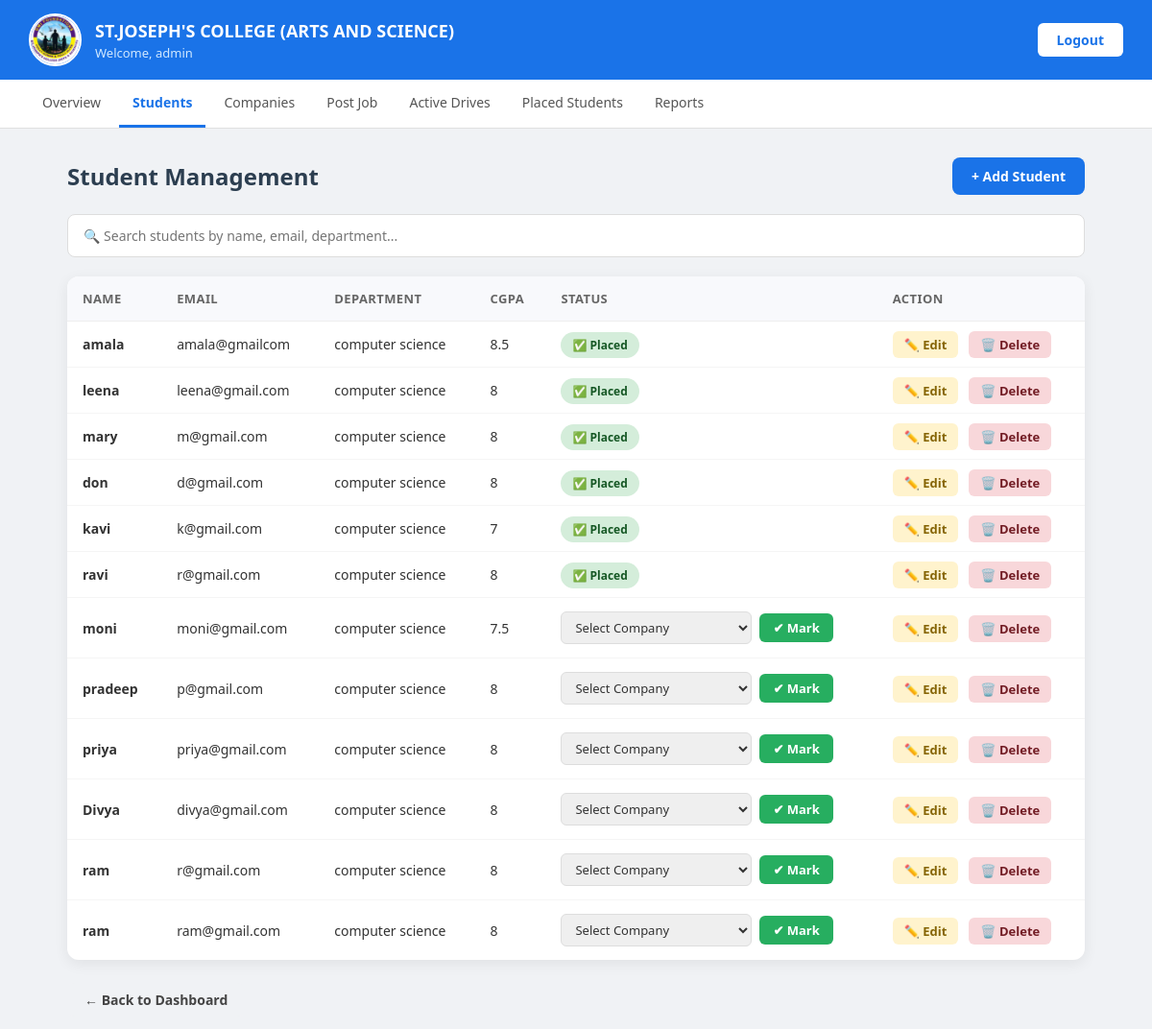
The app's page /placement/view_student.php (signed in) with its own data.
### tables this page shows
CREATE TABLE `students` (
  `id` int(11) NOT NULL,
  `name` varchar(100) DEFAULT NULL,
  `email` varchar(100) DEFAULT NULL,
  `department` varchar(50) DEFAULT NULL,
  `cgpa` float DEFAULT NULL,
  `password` varchar(100) DEFAULT NULL,
  `status` varchar(20) NOT NULL DEFAULT 'Not Placed',
  `roll_no` varchar(50) DEFAULT NULL,
  `phone` varchar(15) DEFAULT NULL,
  `year` varchar(20) DEFAULT NULL,
  `skills` text DEFAULT NULL,
  `company` varchar(255) DEFAULT '',
  `placed_date` date DEFAULT NULL
);

### placement/view_student.php (the view, shortened to what this page needs)
<?php
include("database.php");
$result = mysqli_query($conn, "SELECT * FROM students");
?>
<!DOCTYPE html>
<html>
<head>
<link rel="stylesheet" href="https://cdnjs.cloudflare.com/ajax/libs/font-awesome/6.5.0/css/all.min.css">
</head>
<body>
<div class="topbar">
    <div class="left">
        <img src="logo.png" class="logo">
        <div>
            <h2>ST.JOSEPH'S COLLEGE (ARTS AND SCIENCE)</h2>
            <p>Welcome, <?php echo $_SESSION['admin']; ?></p>
        </div>
    </div>
    <a href="logout.php" class="logout">Logout</a>
</div>
<div class="menu">
    <a href="admin_dashboard.php">Overview</a>
    <a href="view_student.php" class="active">Students</a>
    <a href="view_company.php">Companies</a>
    <a href="jobs.php">Post Job</a>
    <a href="active_drives.php">Active Drives</a>
    <a href="placed_students.php">Placed Students</a>
    <a href="report.php">Reports</a>
</div>
<div class="container">
    <div class="top-bar">
        <h2>Student Management</h2>
        <a href="add_student.php" class="add-btn">+ Add Student</a>
    </div>
    <input type="text" id="searchInput" class="search-box"
           placeholder="🔍 Search students by name, email, department..."
           onkeyup="searchStudents()">
    <div class="table-wrap">
        <table id="studentTable">
            <thead>
                <tr>
                    <th>Name</th>
                    <th>Email</th>
                    <th>Department</th>
                    <th>CGPA</th>
                    <th>Status</th>
                    <th>Action</th>
                </tr>
            </thead>
            <tbody>
            <?php if(mysqli_num_rows($result) > 0){ ?>
                <?php while($row = mysqli_fetch_assoc($result)) { ?>
                <tr>
                    <td><strong><?php echo $row['name']; ?></strong></td>
                    <td><?php echo $row['email']; ?></td>
                    <td><?php echo $row['department']; ?></td>
                    <td><?php echo $row['cgpa']; ?></td>
                    <td>
                        <?php if($row['status'] != 'Placed'){ ?>
                        <form method="POST" action="marked_placed.php" class="place-form">
                            <select name="company" class="company-select" required>
                                <option value="">Select Company</option>
                            </select>
                            <button type="submit" class="mark-btn">✔ Mark</button>
                        </form>
                        <?php } else { ?>
                            <span class="badge-placed">✅ Placed</span>
                        <?php } ?>
                    </td>
                    <td class="action-links">
                        <a href="edit_student.php?id=<?php echo $row['id']; ?>"
                           class="edit-link">✏️ Edit</a>
                        <a href="delete_student.php?id=<?php echo $row['id']; ?>"
                           class="delete-link"
                           onclick="return confirm('Are you sure to delete this student?')">
                           🗑️ Delete
                        </a>
                    </td>
                </tr>
                <?php } ?>
            <?php } else { ?>
                <tr>
                    <td colspan="6" class="no-data">No students found.</td>
                </tr>
            <?php } ?>
            </tbody>
        </table>
    </div>
</div>
<div style="max-width:1100px; margin:20px auto; padding:0 20px;">
    <a href="admin_dashboard.php"
       style="background:#f0f2f5; color:#444; padding:8px 18px;
              border-radius:8px; text-decoration:none; font-size:14px;
              font-weight:600;">
        ← Back to Dashboard
    </a>
</div>
</body>
</html>

### placement/view_student.php (style rules this page uses)
* { margin: 0; padding: 0; box-sizing: border-box; font-family: 'Segoe UI', sans-serif; }
body { background: #f0f2f5; }
.topbar { background: #1a73e8; padding: 14px 30px; display: flex; justify-content: space-between; align-items: center; }
.topbar .left { display: flex; align-items: center; gap: 14px; }
.topbar .logo { width: 55px; height: 55px; border-radius: 50%; border: 2px solid white; object-fit: cover; }
.topbar .left h2 { color: white; font-size: 18px; font-weight: 700; }
.topbar .left p { color: #d0e8ff; font-size: 13px; margin-top: 2px; }
.logout { background: white; color: #1a73e8; padding: 8px 20px; border-radius: 6px; text-decoration: none; font-weight: 700; font-size: 14px; }
.menu { background: white; border-bottom: 1px solid #e0e0e0; padding: 0 30px; display: flex; gap: 5px; }
.menu a { text-decoration: none; color: #555; font-size: 14px; font-weight: 500; padding: 14px 14px; border-bottom: 3px solid transparent; transition: all 0.2s; display: inline-block; }
.menu a.active { color: #1a73e8; border-bottom: 3px solid #1a73e8; font-weight: 600; }
.container { max-width: 1100px; margin: 30px auto; padding: 0 20px; }
.top-bar { display: flex; justify-content: space-between; align-items: center; margin-bottom: 20px; }
.top-bar h2 { font-size: 24px; font-weight: 700; color: #2c3e50; }
.add-btn { background: #1a73e8; color: white; padding: 10px 20px; border-radius: 8px; text-decoration: none; font-size: 14px; font-weight: 600; }
.search-box { width: 100%; padding: 12px 16px; margin-bottom: 20px; border-radius: 8px; border: 1px solid #ddd; font-size: 14px; outline: none; transition: border 0.3s; }
.table-wrap { background: white; border-radius: 12px; box-shadow: 0 4px 15px rgba(0,0,0,0.07); overflow: hidden; }
table { width: 100%; border-collapse: collapse; }
th { background: #f8f9fc; padding: 14px 16px; text-align: left; font-size: 13px; font-weight: 600; color: #666; text-transform: uppercase; letter-spacing: 0.4px; border-bottom: 1px solid #eee; }
td { padding: 14px 16px; font-size: 14px; color: #333; border-bottom: 1px solid #f5f5f5; vertical-align: middle; }
tr:last-child td { border-bottom: none; }
.badge-placed { background: #d4edda; color: #155724; padding: 5px 12px; border-radius: 20px; font-size: 12px; font-weight: 600; }
.place-form { display: flex; align-items: center; gap: 8px; }
.company-select { padding: 6px 10px; border: 1px solid #ddd; border-radius: 6px; font-size: 13px; outline: none; color: #333; }
.mark-btn { background: #27ae60; color: white; border: none; padding: 6px 14px; border-radius: 6px; font-size: 13px; font-weight: 600; cursor: pointer; white-space: nowrap; }
.action-links a { font-size: 13px; font-weight: 600; text-decoration: none; padding: 5px 12px; border-radius: 6px; }
.edit-link { background: #fff3cd; color: #856404; }
.delete-link { background: #f8d7da; color: #721c24; }

### records on screen
students: name "amala", email "amala@gmailcom", department "computer science", cgpa "8.5", status "✅ Placed"
students: name "leena", email "leena@gmail.com", department "computer science", cgpa "8", status "✅ Placed"
students: name "mary", email "m@gmail.com", department "computer science", cgpa "8", status "✅ Placed"
students: name "don", email "d@gmail.com", department "computer science", cgpa "8", status "✅ Placed"
students: name "kavi", email "k@gmail.com", department "computer science", cgpa "7", status "✅ Placed"
students: name "ravi", email "r@gmail.com", department "computer science", cgpa "8", status "✅ Placed"
students: name "moni", email "moni@gmail.com", department "computer science", cgpa "7.5"
students: name "pradeep", email "p@gmail.com", department "computer science", cgpa "8"
students: name "priya", email "priya@gmail.com", department "computer science", cgpa "8"
students: name "Divya", email "divya@gmail.com", department "computer science", cgpa "8"
students: name "ram", email "r@gmail.com", department "computer science", cgpa "8"
students: name "ram", email "ram@gmail.com", department "computer science", cgpa "8"

### other values on screen
$_SESSION['admin'] "admin"
